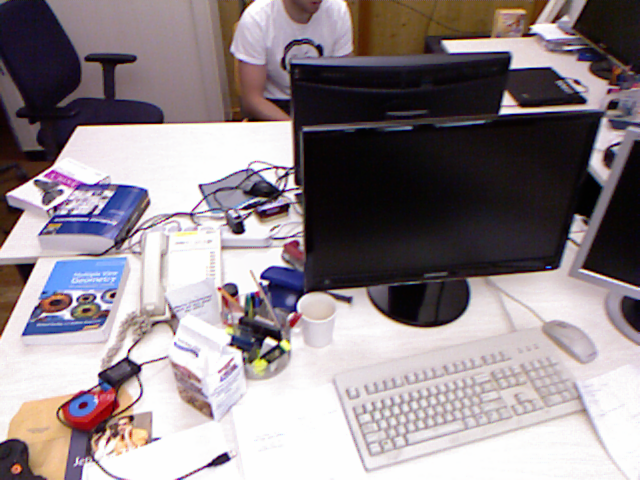
#> input picture data/lucas-kanade-feature-tracking/frames/frame_01.png, 640 x 480 px
$ jupyter execute --allow-errors lucas-kanade-feature-tracking.ipynb
#> lines starting #> are read from the running program, lines starting #| are printed output that depends on the picture
# Lucas-Kanade Feature Tracking

This first part is going to have a lot of visualizations and then I will continue on with the algorithm after. It is not needed to understand how to do this part of the code.

[cell 1]
import cv2
import numpy as np
import matplotlib.pyplot as plt
from pathlib import Path

[cell 2]
frame_1 = cv2.imread("../data/lucas-kanade-feature-tracking/frames/frame_01.png")
#> frame_1 is the input picture: shape (480, 640, 3); mean B, G, R 139, 134.5, 144.6
frame_2 = cv2.imread("../data/lucas-kanade-feature-tracking/frames/frame_02.png")
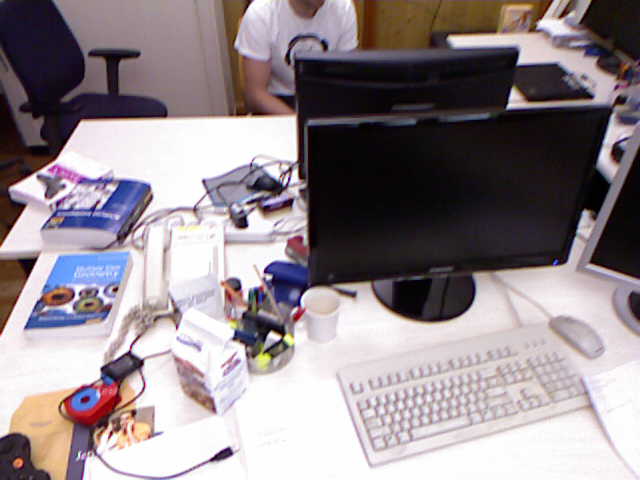
#> input picture data/lucas-kanade-feature-tracking/frames/frame_02.png, 640 x 480 px
#> frame_2 is the input picture: shape (480, 640, 3); mean B, G, R 140.9, 136.4, 146.4

frame_1 = cv2.cvtColor(frame_1, cv2.COLOR_BGR2GRAY)
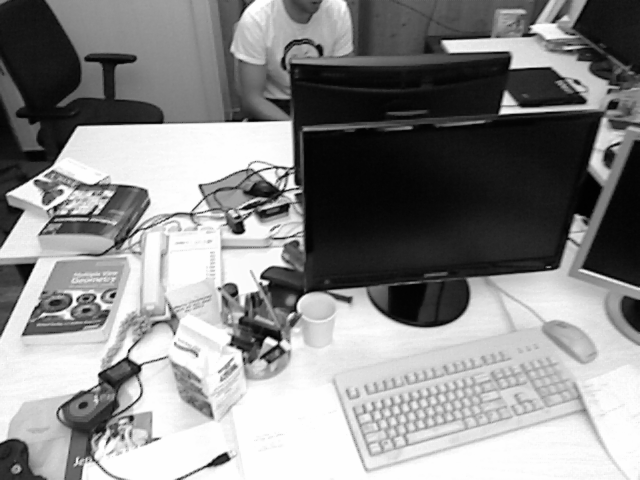
#> frame_1: shape (480, 640); min 1, max 254, mean 138
frame_2 = cv2.cvtColor(frame_2, cv2.COLOR_BGR2GRAY)
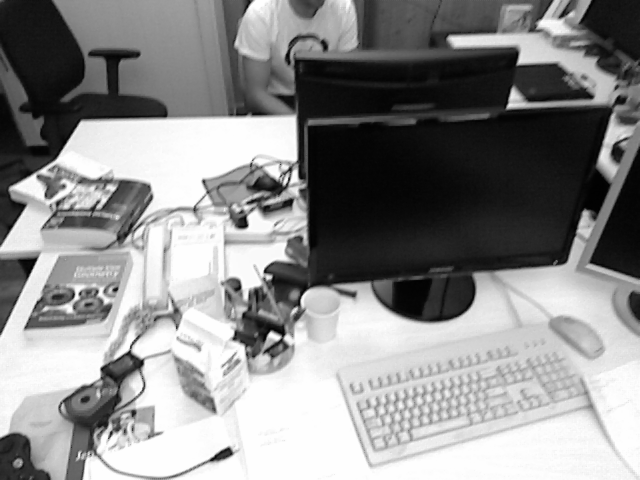
#> frame_2: shape (480, 640); min 1, max 254, mean 139.9

[cell 3]
fig, axes = plt.subplots(1, 2, figsize=(12, 5))

#> (the rest of this cell did not finish here and is left out)

[cell 4]
x_center, y_center = 310, 50
patch_size = 100
half_patch = patch_size // 2

x_start = x_center - half_patch
x_end = x_center + half_patch
y_start = y_center - half_patch
y_end = y_center + half_patch

#> (the rest of this cell did not finish here and is left out)

[cell 5]
fig, axes = plt.subplots(1, 2, figsize=(10, 5))

frame_1_center = (30, 65)
frame_2_center = (38, 60)

circle_size = 180
circle_linewidth = 2.5
spacing = 5

offsets = [-spacing, 0, spacing]

grid_1_x = []
grid_1_y = []
grid_2_x = []
grid_2_y = []

for dy in offsets:
    for dx in offsets:
        grid_1_x.append(frame_1_center[0] + dx)
        grid_1_y.append(frame_1_center[1] + dy)

        grid_2_x.append(frame_2_center[0] + dx)
        grid_2_y.append(frame_2_center[1] + dy)

#> (the rest of this cell did not finish here and is left out)
